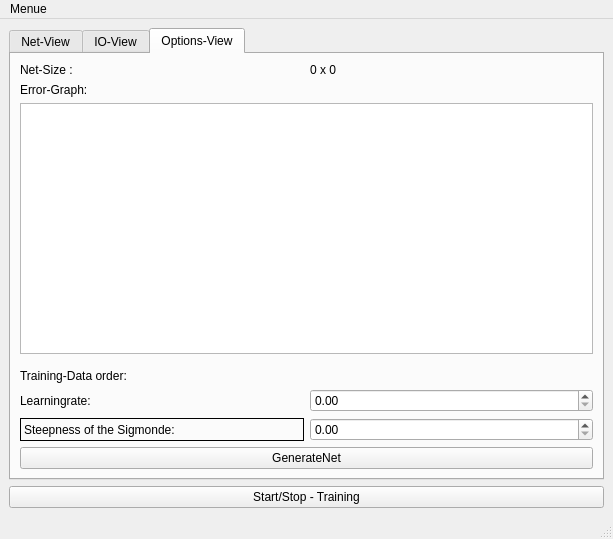
<?xml version="1.0" encoding="UTF-8"?>
<ui version="4.0">
 <class>MainWindow</class>
 <widget class="QMainWindow" name="MainWindow">
  <property name="geometry">
   <rect>
    <x>0</x>
    <y>0</y>
    <width>613</width>
    <height>539</height>
   </rect>
  </property>
  <property name="windowTitle">
   <string>MainWindow</string>
  </property>
  <widget class="QWidget" name="centralwidget">
   <layout class="QVBoxLayout" name="verticalLayout_2">
    <item>
     <widget class="QTabWidget" name="tabWidget">
      <property name="currentIndex">
       <number>2</number>
      </property>
      <widget class="QWidget" name="tab">
       <attribute name="title">
        <string>Net-View</string>
       </attribute>
       <layout class="QVBoxLayout" name="verticalLayout_3">
        <item>
         <widget class="QScrollArea" name="scrollArea">
          <property name="widgetResizable">
           <bool>true</bool>
          </property>
          <widget class="QWidget" name="scrollAreaWidgetContents">
           <property name="geometry">
            <rect>
             <x>0</x>
             <y>0</y>
             <width>561</width>
             <height>353</height>
            </rect>
           </property>
           <layout class="QVBoxLayout" name="verticalLayout_4">
            <item>
             <layout class="QVBoxLayout" name="verticalLayout"/>
            </item>
           </layout>
          </widget>
         </widget>
        </item>
        <item>
         <layout class="QHBoxLayout" name="horizontalLayout_9">
          <property name="topMargin">
           <number>0</number>
          </property>
          <item>
           <widget class="QLabel" name="label_6">
            <property name="text">
             <string>Global Error:</string>
            </property>
           </widget>
          </item>
          <item>
           <widget class="QLabel" name="label_5">
            <property name="text">
             <string>---------------</string>
            </property>
           </widget>
          </item>
         </layout>
        </item>
       </layout>
      </widget>
      <widget class="QWidget" name="tab_3">
       <attribute name="title">
        <string>IO-View</string>
       </attribute>
       <layout class="QHBoxLayout" name="horizontalLayout_3">
        <item>
         <layout class="QVBoxLayout" name="verticalLayout_5">
          <item>
           <layout class="QHBoxLayout" name="horizontalLayout_4">
            <property name="leftMargin">
             <number>0</number>
            </property>
            <property name="topMargin">
             <number>0</number>
            </property>
            <item>
             <widget class="QLabel" name="label">
              <property name="text">
               <string>Input Data:</string>
              </property>
             </widget>
            </item>
            <item>
             <widget class="QPushButton" name="pushButton_3">
              <property name="text">
               <string>Import</string>
              </property>
             </widget>
            </item>
           </layout>
          </item>
          <item>
           <layout class="QHBoxLayout" name="horizontalLayout_6">
            <property name="topMargin">
             <number>0</number>
            </property>
            <item>
             <widget class="QGraphicsView" name="graphicsView_2"/>
            </item>
            <item>
             <widget class="QListView" name="listView"/>
            </item>
           </layout>
          </item>
          <item>
           <layout class="QHBoxLayout" name="horizontalLayout_2">
            <property name="spacing">
             <number>7</number>
            </property>
            <property name="sizeConstraint">
             <enum>QLayout::SetDefaultConstraint</enum>
            </property>
            <property name="leftMargin">
             <number>0</number>
            </property>
            <property name="topMargin">
             <number>0</number>
            </property>
            <item>
             <widget class="QLabel" name="label_2">
              <property name="text">
               <string>Target Data:</string>
              </property>
             </widget>
            </item>
            <item>
             <widget class="QPushButton" name="pushButton_2">
              <property name="text">
               <string>Import</string>
              </property>
             </widget>
            </item>
           </layout>
          </item>
          <item>
           <layout class="QHBoxLayout" name="horizontalLayout_7">
            <property name="topMargin">
             <number>0</number>
            </property>
            <item>
             <widget class="QGraphicsView" name="graphicsView_3"/>
            </item>
            <item>
             <widget class="QListView" name="listView_2"/>
            </item>
           </layout>
          </item>
          <item>
           <layout class="QHBoxLayout" name="horizontalLayout_5">
            <property name="leftMargin">
             <number>0</number>
            </property>
            <property name="topMargin">
             <number>0</number>
            </property>
            <item>
             <widget class="QLabel" name="label_3">
              <property name="text">
               <string>Output Data:</string>
              </property>
             </widget>
            </item>
            <item>
             <widget class="QPushButton" name="pushButton_4">
              <property name="text">
               <string>Export</string>
              </property>
             </widget>
            </item>
           </layout>
          </item>
          <item>
           <layout class="QHBoxLayout" name="horizontalLayout_8">
            <property name="topMargin">
             <number>0</number>
            </property>
            <item>
             <widget class="QGraphicsView" name="graphicsView"/>
            </item>
            <item>
             <widget class="QListView" name="listView_3"/>
            </item>
           </layout>
          </item>
          <item>
           <widget class="QPushButton" name="pushButton">
            <property name="text">
             <string>Single Shot Propagation</string>
            </property>
           </widget>
          </item>
         </layout>
        </item>
       </layout>
      </widget>
      <widget class="QWidget" name="tab_2">
       <attribute name="title">
        <string>Options-View</string>
       </attribute>
       <layout class="QVBoxLayout" name="verticalLayout_6">
        <item>
         <layout class="QVBoxLayout" name="verticalLayout_7">
          <item>
           <layout class="QHBoxLayout" name="horizontalLayout_11">
            <item>
             <widget class="QLabel" name="label_4">
              <property name="text">
               <string>Net-Size :</string>
              </property>
             </widget>
            </item>
            <item>
             <widget class="QLabel" name="label_7">
              <property name="text">
               <string>0 x 0</string>
              </property>
             </widget>
            </item>
           </layout>
          </item>
          <item>
           <widget class="QLabel" name="label_8">
            <property name="text">
             <string>Error-Graph:</string>
            </property>
           </widget>
          </item>
          <item>
           <widget class="QGraphicsView" name="graphicsView_4"/>
          </item>
          <item>
           <layout class="QGridLayout" name="gridLayout">
            <property name="topMargin">
             <number>9</number>
            </property>
            <item row="1" column="0">
             <layout class="QHBoxLayout" name="horizontalLayout_14">
              <property name="topMargin">
               <number>0</number>
              </property>
              <item>
               <widget class="QLabel" name="label_10">
                <property name="text">
                 <string>Learningrate:</string>
                </property>
               </widget>
              </item>
              <item>
               <widget class="QDoubleSpinBox" name="doubleSpinBox_2"/>
              </item>
             </layout>
            </item>
            <item row="2" column="0">
             <layout class="QHBoxLayout" name="horizontalLayout_10">
              <property name="topMargin">
               <number>0</number>
              </property>
              <item>
               <layout class="QHBoxLayout" name="horizontalLayout_12">
                <item>
                 <widget class="QLabel" name="label_9">
                  <property name="frameShape">
                   <enum>QFrame::Box</enum>
                  </property>
                  <property name="text">
                   <string>Steepness of the Sigmonde:</string>
                  </property>
                 </widget>
                </item>
                <item>
                 <widget class="QDoubleSpinBox" name="doubleSpinBox"/>
                </item>
               </layout>
              </item>
             </layout>
            </item>
            <item row="0" column="0">
             <layout class="QHBoxLayout" name="horizontalLayout_16">
              <property name="topMargin">
               <number>0</number>
              </property>
              <item>
               <widget class="QLabel" name="label_11">
                <property name="text">
                 <string>Training-Data order:</string>
                </property>
               </widget>
              </item>
             </layout>
            </item>
           </layout>
          </item>
          <item>
           <widget class="QPushButton" name="pushButton_6">
            <property name="text">
             <string>GenerateNet</string>
            </property>
           </widget>
          </item>
         </layout>
        </item>
       </layout>
      </widget>
     </widget>
    </item>
    <item>
     <widget class="QPushButton" name="pushButton_5">
      <property name="text">
       <string>Start/Stop - Training</string>
      </property>
     </widget>
    </item>
   </layout>
  </widget>
  <widget class="QMenuBar" name="menubar">
   <property name="geometry">
    <rect>
     <x>0</x>
     <y>0</y>
     <width>613</width>
     <height>26</height>
    </rect>
   </property>
   <widget class="QMenu" name="menuMenue">
    <property name="title">
     <string>Menue</string>
    </property>
    <addaction name="actionExport_Network"/>
    <addaction name="actionImport_Network"/>
    <addaction name="separator"/>
   </widget>
   <addaction name="menuMenue"/>
  </widget>
  <widget class="QStatusBar" name="statusbar"/>
  <action name="actionExport_Network">
   <property name="text">
    <string>Export Network</string>
   </property>
  </action>
  <action name="actionImport_Network">
   <property name="text">
    <string>Import Network</string>
   </property>
  </action>
  <action name="actionImport_Training_Data">
   <property name="text">
    <string>Import Input Training Data</string>
   </property>
  </action>
  <action name="actionImport_Target_Training_Data">
   <property name="text">
    <string>Import Target Training Data</string>
   </property>
  </action>
  <action name="actionExport_Single_Output_Data">
   <property name="text">
    <string>Export Single Output Data</string>
   </property>
  </action>
 </widget>
 <resources/>
 <connections/>
</ui>
